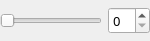
<?xml version="1.0" encoding="UTF-8"?>
<ui version="4.0">
 <class>ThicknessSlider</class>
 <widget class="QWidget" name="ThicknessSlider">
  <property name="geometry">
   <rect>
    <x>0</x>
    <y>0</y>
    <width>150</width>
    <height>41</height>
   </rect>
  </property>
  <property name="maximumSize">
   <size>
    <width>150</width>
    <height>16777215</height>
   </size>
  </property>
  <property name="font">
   <font>
    <family>Adobe Arabic</family>
    <pointsize>10</pointsize>
   </font>
  </property>
  <property name="windowTitle">
   <string>Form</string>
  </property>
  <property name="toolTip">
   <string>调节画笔和橡皮的粗细</string>
  </property>
  <property name="statusTip">
   <string>调节画笔和橡皮的粗细</string>
  </property>
  <property name="whatsThis">
   <string>调节画笔和橡皮的粗细</string>
  </property>
  <layout class="QHBoxLayout" name="horizontalLayout_2">
   <property name="spacing">
    <number>0</number>
   </property>
   <property name="leftMargin">
    <number>0</number>
   </property>
   <property name="topMargin">
    <number>0</number>
   </property>
   <property name="rightMargin">
    <number>0</number>
   </property>
   <property name="bottomMargin">
    <number>0</number>
   </property>
   <item>
    <layout class="QHBoxLayout" name="horizontalLayout">
     <property name="spacing">
      <number>6</number>
     </property>
     <item>
      <widget class="QSlider" name="Slider">
       <property name="orientation">
        <enum>Qt::Horizontal</enum>
       </property>
      </widget>
     </item>
     <item>
      <widget class="QSpinBox" name="spinBox">
       <property name="font">
        <font>
         <family>微软雅黑</family>
        </font>
       </property>
      </widget>
     </item>
    </layout>
   </item>
  </layout>
 </widget>
 <resources/>
 <connections/>
</ui>
